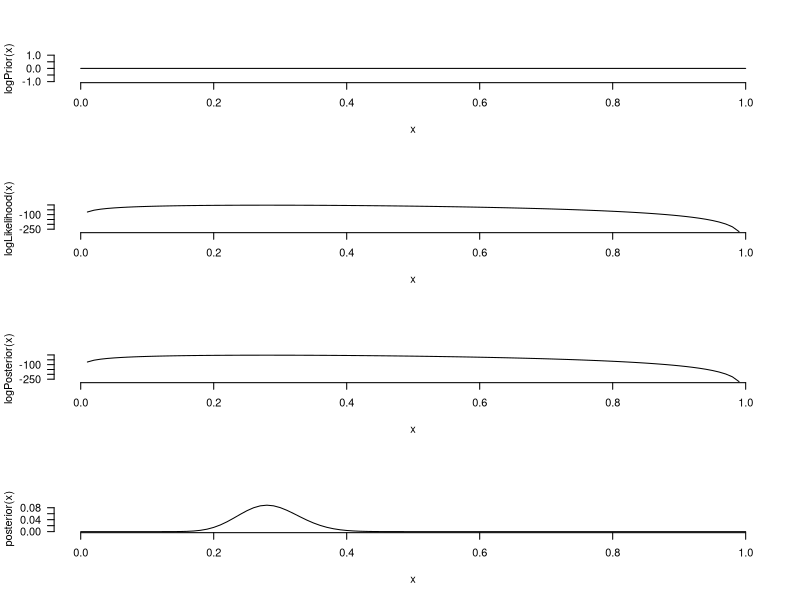
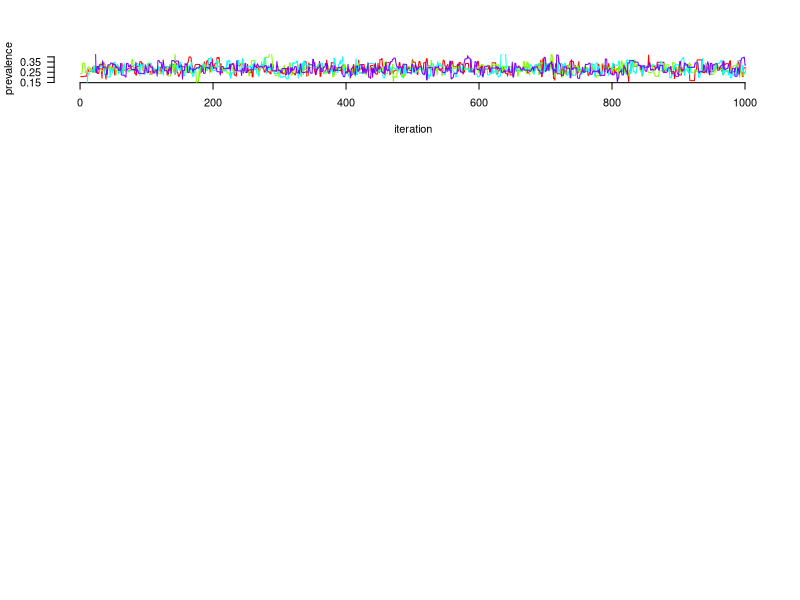

Recreate these plots in R, in order.
library(boot); library(parallel)
## ##################################################
## ## Plotting parameters
## fgcol <- 'white'
## brdcol <- 'black' ## barplot bar borders
## hcol <- gray(.5) ## hypothetical distribution colors
## xcol <- 'red' ## extreme value in tail color
## pcol <- 'purple' ## color of probability densities or exact values
## ycol <- 'yellow' ## color of emphasized text
## ps <- 24
## cx <- 1.2 ## ps/12 
## ymax <- .15

par('las'=1, bty = 'n', 'ps'=12) ## axes labels always written horizontal

size <- 100
truePrev <- .3
## Sample from this distribution once (use 28 for powerpoint slides).
sampPos <- 28                          #rbinom(1,100,.3)
sampPrev <- sampPos/size

gaussianProposal <- function(params, sd = .1)
    rnorm(length(params), mean = params, sd = sd)

unifProposal <- function(params, halfwidth = .1)
    runif(length(params), mean = params, min = params - halfwidth, max = params + halfwidth)

logPrior <- function(params) ## uniform prior from 0 to 1 on prevalence
    dunif(params, min = 0, max = 1, log = T)

logLikelihood <- function(params, data = list(size=size, sampPos=sampPos))
    dbinom(data$sampPos, size = data$size, prob = params, log = T)

logPosterior <- function(params, data = list(size=size, sampPos=sampPos))
    if(logPrior(params[1])==-Inf) {
        return(-Inf)
    }else{
        return(logPrior(params) + logLikelihood(params, data))
    }

posterior <- function(params, data = list(size=size, sampPos=sampPos))
    exp(logPosterior(params, data))

par(mfrow = c(4,1))
curve(logPrior, 0, 1)
curve(logLikelihood, 0, 1)
curve(logPosterior, 0, 1)
curve(posterior, 0, 1)

runMCMC <- function(iterations, startvalue = runif(1), proposer = gaussianProposal){
    chain <- array(dim = c(iterations+1, length(startvalue)))
    chain[1,] <- startvalue
    for(ii in 1:iterations){
        proposal <- proposer(chain[ii,])
        MHratio <- exp(logPosterior(proposal) - logPosterior(chain[ii,]))
        if(runif(1) < MHratio){
            chain[ii+1,] <- proposal
        }else{
            chain[ii+1,] <- chain[ii,]
        }
    }
    return(chain)
}


chain1 <- runMCMC(1000)
chain2 <- runMCMC(1000)

nchains <- 4
plot(runMCMC(1000), type = 'l', xlab = 'iteration', ylab = 'prevalence', col = rainbow(nchains)[1])
for(ii in 2:nchains) lines(runMCMC(1000), col = rainbow(nchains)[ii])
